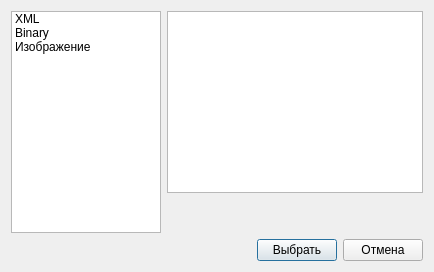
<?xml version="1.0" encoding="UTF-8"?>
<ui version="4.0">
 <class>SaveStrategyDialog</class>
 <widget class="QDialog" name="SaveStrategyDialog">
  <property name="geometry">
   <rect>
    <x>0</x>
    <y>0</y>
    <width>434</width>
    <height>272</height>
   </rect>
  </property>
  <property name="windowTitle">
   <string>Dialog</string>
  </property>
  <layout class="QGridLayout" name="gridLayout">
   <item row="0" column="0">
    <layout class="QHBoxLayout" name="horizontalLayout" stretch="1,0">
     <item>
      <widget class="QListWidget" name="listWidget">
       <property name="iconSize">
        <size>
         <width>32</width>
         <height>32</height>
        </size>
       </property>
       <item>
        <property name="text">
         <string>XML</string>
        </property>
        <property name="icon">
         <iconset resource="images.qrc">
          <normaloff>:/images/xml.png</normaloff>:/images/xml.png</iconset>
        </property>
       </item>
       <item>
        <property name="text">
         <string>Binary</string>
        </property>
        <property name="icon">
         <iconset resource="images.qrc">
          <normaloff>:/images/binary.png</normaloff>:/images/binary.png</iconset>
        </property>
       </item>
       <item>
        <property name="text">
         <string>Изображение</string>
        </property>
        <property name="icon">
         <iconset resource="images.qrc">
          <normaloff>:/images/image.png</normaloff>:/images/image.png</iconset>
        </property>
       </item>
      </widget>
     </item>
     <item>
      <layout class="QVBoxLayout" name="verticalLayout" stretch="1,0">
       <item>
        <widget class="QTextEdit" name="teDescription">
         <property name="readOnly">
          <bool>true</bool>
         </property>
        </widget>
       </item>
       <item>
        <spacer name="verticalSpacer">
         <property name="orientation">
          <enum>Qt::Vertical</enum>
         </property>
         <property name="sizeHint" stdset="0">
          <size>
           <width>20</width>
           <height>40</height>
          </size>
         </property>
        </spacer>
       </item>
      </layout>
     </item>
    </layout>
   </item>
   <item row="1" column="0">
    <layout class="QHBoxLayout" name="horizontalLayout_2">
     <item>
      <spacer name="horizontalSpacer">
       <property name="orientation">
        <enum>Qt::Horizontal</enum>
       </property>
       <property name="sizeHint" stdset="0">
        <size>
         <width>40</width>
         <height>20</height>
        </size>
       </property>
      </spacer>
     </item>
     <item>
      <widget class="QPushButton" name="pbChoose">
       <property name="text">
        <string>Выбрать</string>
       </property>
      </widget>
     </item>
     <item>
      <widget class="QPushButton" name="pbCancel">
       <property name="text">
        <string>Отмена</string>
       </property>
      </widget>
     </item>
    </layout>
   </item>
  </layout>
 </widget>
 <resources>
  <include location="images.qrc"/>
 </resources>
 <connections/>
</ui>
